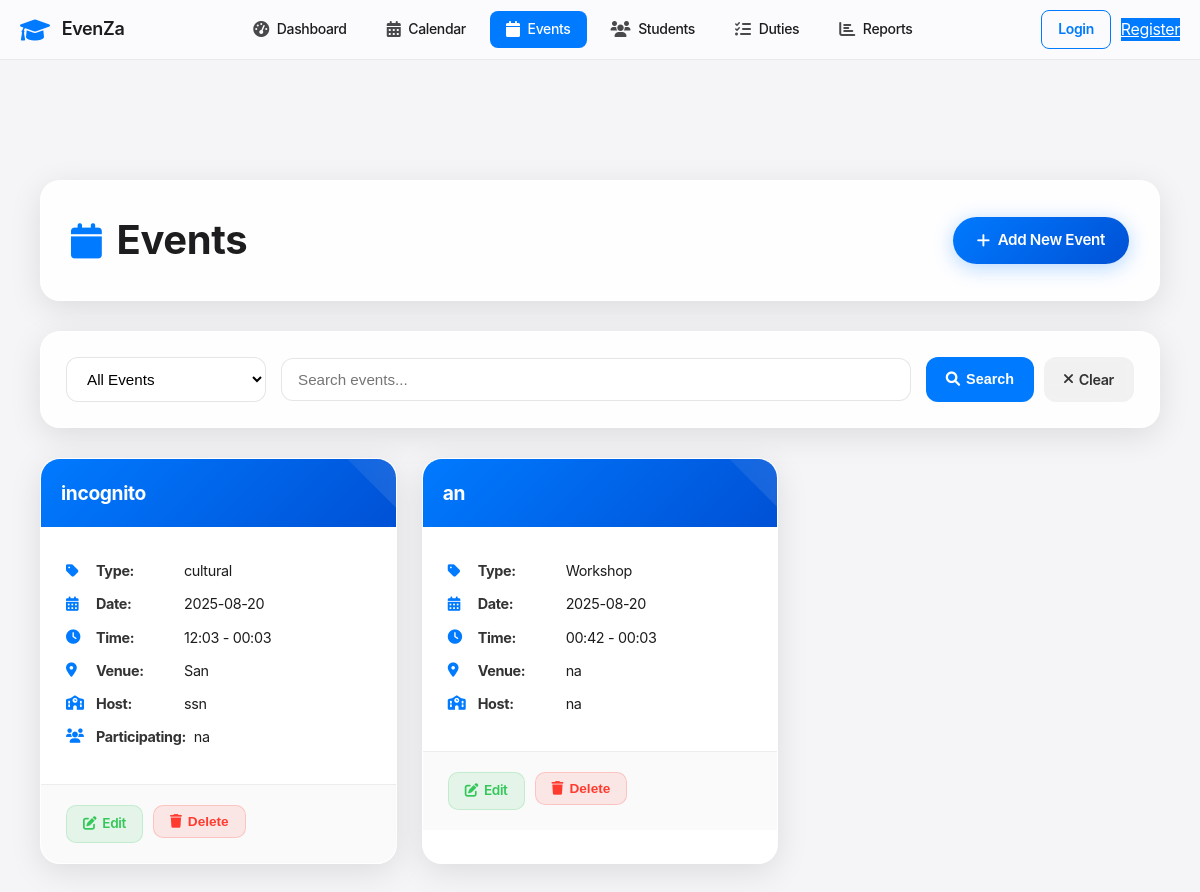
Before: /events with the older database file.
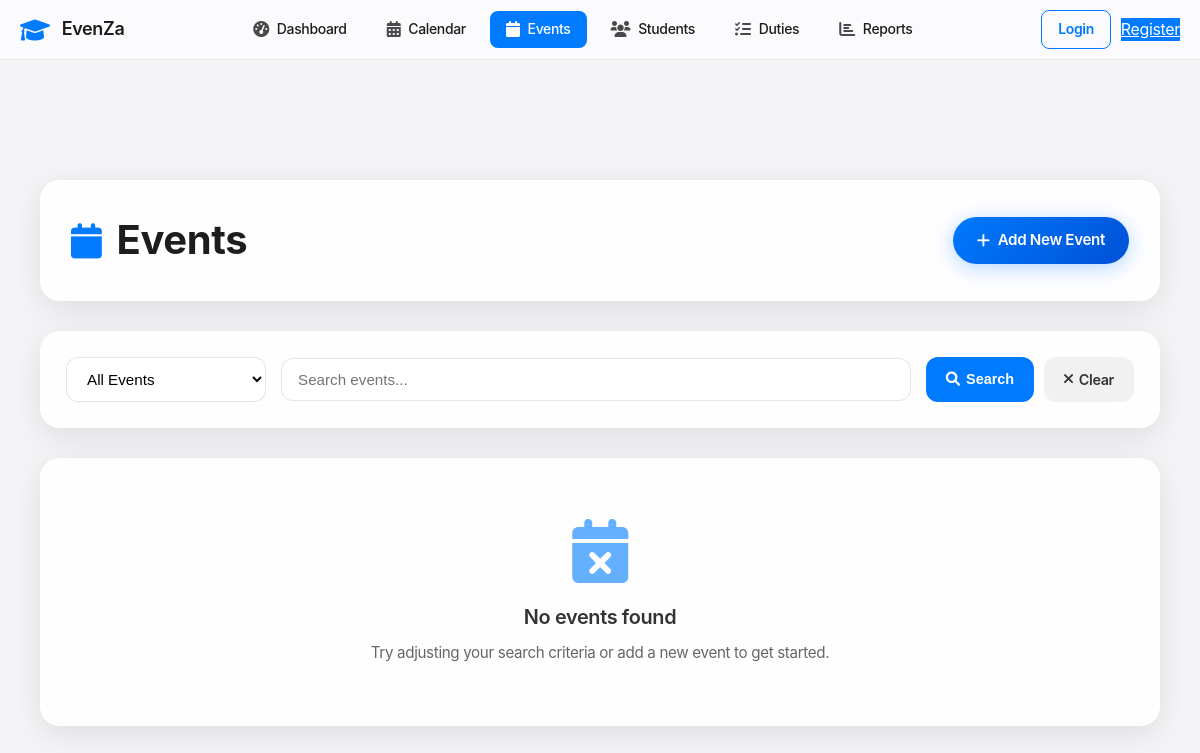
After: the same page with the newer database file.
### tables this page shows
CREATE TABLE events (
            id INTEGER PRIMARY KEY AUTOINCREMENT,
            name TEXT NOT NULL,
            type TEXT NOT NULL,
            event_date DATE NOT NULL,
            start_time TIME NOT NULL,
            end_time TIME NOT NULL,
            venue TEXT NOT NULL,
            description TEXT,
            host_school TEXT NOT NULL,
            participating_schools TEXT,
            status TEXT DEFAULT 'upcoming',
            created_at TIMESTAMP DEFAULT CURRENT_TIMESTAMP
        );

### app.py (the view)
@app.route('/events')
def events():
    conn = get_db_connection()
    filter_type = request.args.get('filter', 'all')
    search = request.args.get('search', '')
    query = 'SELECT * FROM events WHERE 1=1'
    params = []
    if filter_type == 'upcoming':
        query += ' AND event_date >= DATE("now")'
    elif filter_type == 'completed':
        query += ' AND event_date < DATE("now")'
    if search:
        query += ' AND (name LIKE ? OR type LIKE ? OR venue LIKE ?)'
        params.extend([f'%{search}%', f'%{search}%', f'%{search}%'])
    query += ' ORDER BY event_date ASC'
    events = conn.execute(query, params).fetchall()
    conn.close()
    return render_template('events.html', events=events, filter_type=filter_type, search=search)

### app.py (called while the page is built)
def get_db_connection():
    conn = sqlite3.connect('events.db')
    conn.row_factory = sqlite3.Row
    return conn

### templates/events.html (shortened to what this page needs)
{% extends "base.html" %}
{% block content %}
<div class="content">
    <div class="header">
        <div class="header-content">
            <h1><i class="fas fa-calendar"></i> Events</h1>
            <a href="{{ url_for('add_event') }}" class="add-btn">
                <i class="fas fa-plus"></i> Add New Event
            </a>
        </div>
    </div>
    <div class="controls">
        <form method="GET" class="controls-form">
            <select name="filter" class="form-select" onchange="this.form.submit()">
                <option value="all" {% if filter_type == 'all' %}selected{% endif %}>All Events</option>
            </select>
            <input type="text" name="search" class="form-input" placeholder="Search events..." value="{{ search }}">
            <div class="btn-group">
                <button type="submit" class="btn btn-primary">
                    <i class="fas fa-search"></i> Search
                </button>
                <a href="{{ url_for('events') }}" class="btn btn-secondary">
                    <i class="fas fa-times"></i> Clear
                </a>
            </div>
        </form>
    </div>
    <div class="events-grid">
        {% if events %}
            {% for event in events %}
                <div class="event-card">
                    <div class="event-header">
                        <h6 class="event-title">{{ event.name }}</h6>
                    </div>
                    <div class="event-body">
                        <div class="event-detail">
                            <i class="fas fa-tag"></i>
                            <strong>Type:</strong> {{ event.type }}
                        </div>
                        <div class="event-detail">
                            <i class="fas fa-calendar-alt"></i>
                            <strong>Date:</strong> {{ event.event_date }}
                        </div>
                        <div class="event-detail">
                            <i class="fas fa-clock"></i>
                            <strong>Time:</strong> {{ event.start_time }} - {{ event.end_time }}
                        </div>
                        <div class="event-detail">
                            <i class="fas fa-map-marker-alt"></i>
                            <strong>Venue:</strong> {{ event.venue }}
                        </div>
                        <div class="event-detail">
                            <i class="fas fa-school"></i>
                            <strong>Host:</strong> {{ event.host_school }}
                        </div>
                        {% if event.participating_schools %}
                            <div class="event-detail">
                                <i class="fas fa-users"></i>
                                <strong>Participating:</strong> {{ event.participating_schools }}
                            </div>
                        {% endif %}
                    </div>
                    <div class="event-footer">
                        <a href="{{ url_for('edit_event', id=event.id) }}" class="btn-sm btn-edit">
                            <i class="fas fa-edit"></i> Edit
                        </a>
                        <form method="POST" action="{{ url_for('delete_event', id=event.id) }}" style="display: inline;">
                            <button type="submit" class="btn-sm btn-delete"
                                    onclick="return confirm('Are you sure you want to delete this event?')">
                                <i class="fas fa-trash"></i> Delete
                            </button>
                        </form>
                    </div>
                </div>
            {% endfor %}
        {% endif %}
    </div>
    {% if not events %}
        <div class="empty-state">
            <i class="fas fa-calendar-times"></i>
            <h3>No events found</h3>
            <p>Try adjusting your search criteria or add a new event to get started.</p>
        </div>
    {% endif %}
</div>
{% endblock %}

### templates/base.html (shortened to what this page needs)
<!DOCTYPE html>
<html lang="en">
<head>
    <link href="https://cdnjs.cloudflare.com/ajax/libs/font-awesome/6.0.0/css/all.min.css" rel="stylesheet">
    <link href="{{ url_for('static', filename='css/style.css') }}" rel="stylesheet">
</head>
<body>
    <nav class="apple-nav">
        <div class="nav-container">
            <div class="nav-brand">
                <i class="fas fa-graduation-cap"></i>
                <span>EvenZa</span>
            </div>
            <div class="nav-menu">
                <a href="{{ url_for('dashboard') }}" class="nav-link {% if request.endpoint == 'dashboard' %}active{% endif %}">
                    <i class="fas fa-tachometer-alt"></i>
                    <span>Dashboard</span>
                </a>
                <a href="{{ url_for('calendar_view') }}" class="nav-link {% if request.endpoint == 'calendar_view' %}active{% endif %}">
                    <i class="fas fa-calendar-alt"></i>
                    <span>Calendar</span>
                </a>
                <a href="{{ url_for('events') }}" class="nav-link {% if request.endpoint == 'events' %}active{% endif %}">
                    <i class="fas fa-calendar"></i>
                    <span>Events</span>
                </a>
                <a href="{{ url_for('participants') }}" class="nav-link {% if request.endpoint == 'participants' %}active{% endif %}">
                    <i class="fas fa-users"></i>
                    <span>Students</span>
                </a>
                <a href="{{ url_for('duties') }}" class="nav-link {% if request.endpoint == 'duties' %}active{% endif %}">
                    <i class="fas fa-tasks"></i>
                    <span>Duties</span>
                </a>
                <a href="{{ url_for('reports') }}" class="nav-link {% if request.endpoint == 'reports' %}active{% endif %}">
                    <i class="fas fa-chart-bar"></i>
                    <span>Reports</span>
                </a>
            </div>
            <div class="nav-user">
                {% if session.user_id %}
                    <div class="dropdown">
                        <a class="dropdown-toggle d-flex align-items-center text-decoration-none" href="#" role="button" id="userDropdown" data-bs-toggle="dropdown" aria-expanded="false">
                            <div class="user-avatar">
                                <i class="fas fa-user-circle"></i>
                            </div>
                            <span class="ms-2 text-dark fw-medium">{{ session.username }}</span>
                        </a>
                        <ul class="dropdown-menu dropdown-menu-end" aria-labelledby="userDropdown">
                            <li><a class="dropdown-item" href="{{ url_for('logout') }}">
                                <i class="fas fa-sign-out-alt me-2"></i>Logout
                            </a></li>
                        </ul>
                    </div>
                {% else %}
                    <div class="auth-buttons">
                        <a href="{{ url_for('login') }}" class="btn-outline">Login</a>
                        <a href="{{ url_for('register') }}" class="btn-primary">Register</a>
                    </div>
                {% endif %}
            </div>
        </div>
    </nav>
    <div class="main-container" style="padding-top: 80px;">
        {% block content %}{% endblock %}
    </div>
</body>
</html>

### static/css/style.css (style rules this page uses)
* { margin: 0; padding: 0; box-sizing: border-box; }
body { font-family: -apple-system, BlinkMacSystemFont, 'Segoe UI', Roboto, Oxygen, Ubuntu, Cantarell, sans-serif; background: #f5f5f7; color: #1d1d1f; line-height: 1.47059; font-weight: 400; letter-spacing: -.022em; }
.apple-nav { background: rgba(251, 251, 253, 0.94); backdrop-filter: saturate(180%) blur(20px); -webkit-backdrop-filter: saturate(180%) blur(20px); border-bottom: 1px solid rgba(0, 0, 0, 0.08); position: fixed; top: 0; left: 0; right: 0; z-index: 1000; height: 60px; }
.nav-container { max-width: 1200px; margin: 0 auto; padding: 0 20px; height: 100%; display: flex; align-items: center; justify-content: space-between; }
.nav-brand { display: flex; align-items: center; font-size: 18px; font-weight: 600; color: #1d1d1f; text-decoration: none; }
.nav-brand i { font-size: 24px; color: #007aff; margin-right: 12px; }
.nav-menu { display: flex; align-items: center; gap: 8px; }
.nav-link { display: flex; align-items: center; padding: 8px 16px; border-radius: 8px; text-decoration: none; color: #1d1d1f; font-size: 14px; font-weight: 500; transition: all 0.2s cubic-bezier(0.25, 0.46, 0.45, 0.94); position: relative; }
.nav-link i { font-size: 16px; margin-right: 8px; opacity: 0.8; }
.nav-link.active { background: #007aff; color: white; }
.nav-link.active i { opacity: 1; }
.nav-user { display: flex; align-items: center; }
.empty-state { text-align: center; padding: 60px 20px; color: #86868b; font-size: 17px; }
.empty-state i { font-size: 48px; margin-bottom: 16px; opacity: 0.5; }

### templates/base.html (style rules this page uses)
* { margin: 0; padding: 0; box-sizing: border-box; }
body { font-family: -apple-system, BlinkMacSystemFont, 'Segoe UI', Roboto, Oxygen, Ubuntu, Cantarell, sans-serif; background: #f5f5f7; color: #1d1d1f; }
.apple-nav { background: rgba(251, 251, 253, 0.94); backdrop-filter: saturate(180%) blur(20px); -webkit-backdrop-filter: saturate(180%) blur(20px); border-bottom: 1px solid rgba(0, 0, 0, 0.08); position: fixed; top: 0; left: 0; right: 0; z-index: 1000; height: 60px; }
.nav-container { max-width: 1200px; margin: 0 auto; padding: 0 20px; height: 100%; display: flex; align-items: center; justify-content: space-between; }
.nav-brand { display: flex; align-items: center; font-size: 18px; font-weight: 600; color: #1d1d1f; text-decoration: none; }
.nav-brand i { font-size: 24px; color: #007aff; margin-right: 12px; }
.nav-menu { display: flex; align-items: center; gap: 8px; }
.nav-link { display: flex; align-items: center; padding: 8px 16px; border-radius: 8px; text-decoration: none; color: #1d1d1f; font-size: 14px; font-weight: 500; transition: all 0.2s; }
.nav-link i { font-size: 16px; margin-right: 8px; opacity: 0.8; }
.nav-link.active { background: #007aff; color: white; }
.nav-user { display: flex; align-items: center; }
.main-container { max-width: 1200px; margin: 0 auto; padding: 20px; }
.auth-buttons { display: flex; gap: 10px; align-items: center; }
.btn-outline { padding: 8px 16px; border: 1px solid #007aff; background: transparent; color: #007aff; border-radius: 8px; font-size: 14px; font-weight: 600; text-decoration: none; transition: all 0.2s; }

Changed rows visible on the page:
removed events: name "incognito", type "cultural", event_date "2025-08-20", start_time "12:03", end_time "00:03", venue "San", host_school "ssn", participating_schools "na"
removed events: name "an", type "Workshop", event_date "2025-08-20", start_time "00:42", end_time "00:03", venue "na", host_school "na"
Other visible differences:
text now shown: "No events found Try adjusting your search criteria or add a new event to get started."
